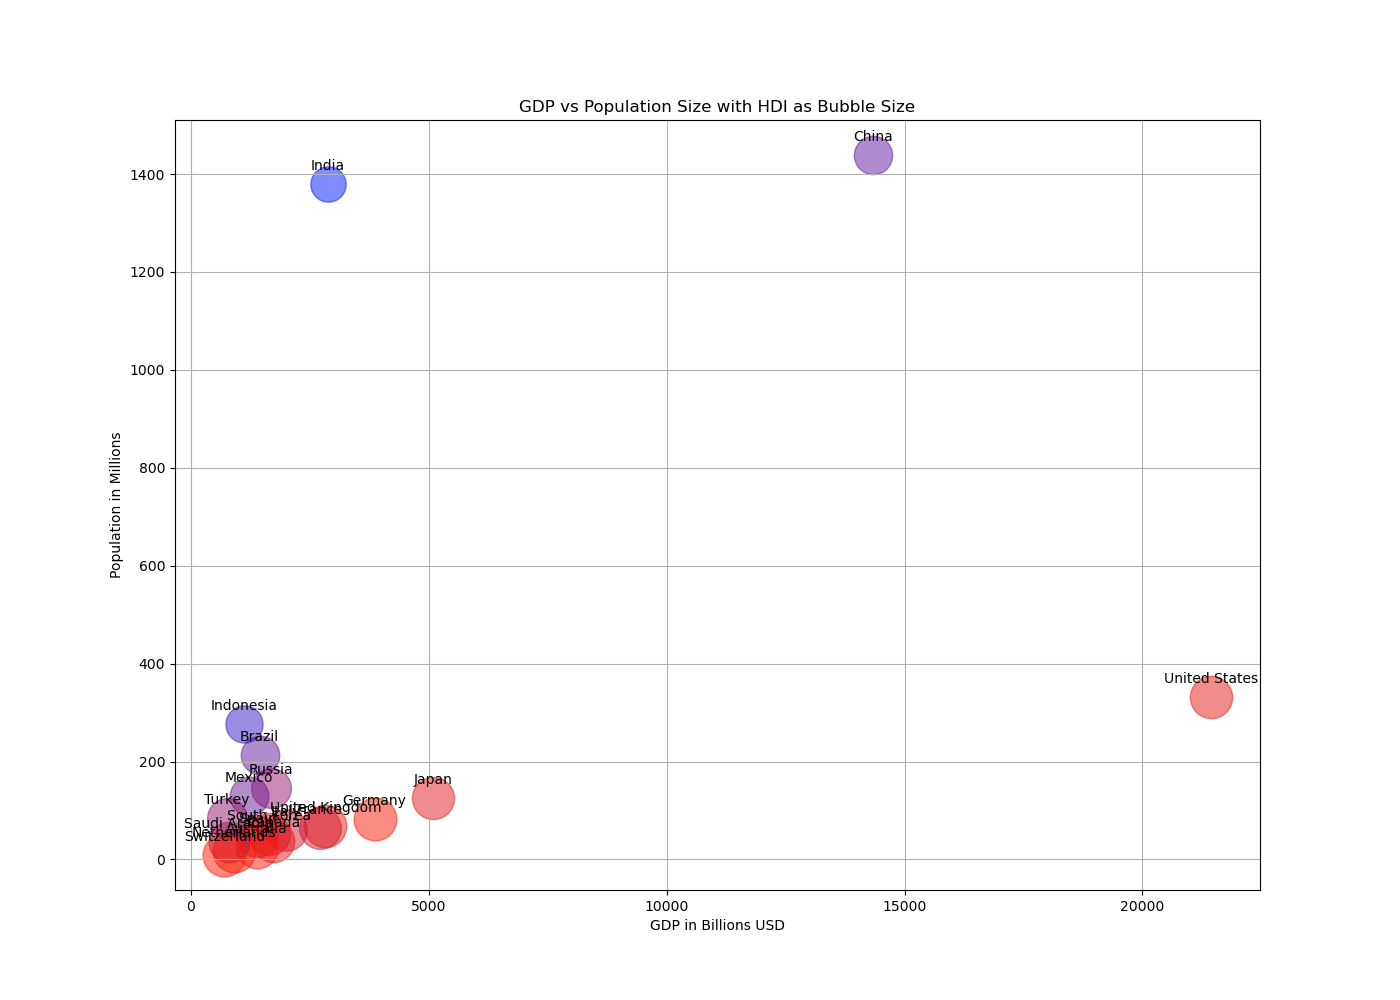

Recreate this plot in Python.

import matplotlib.pyplot as plt

# Data for plotting
countries = ["United States", "China", "Japan", "Germany", "India",
             "United Kingdom", "France", "Brazil", "Italy", "Canada",
             "Russia", "South Korea", "Spain", "Australia", "Mexico",
             "Indonesia", "Netherlands", "Saudi Arabia", "Turkey", "Switzerland"]
gdp = [21433, 14343, 5081, 3861, 2875, 2827, 2715, 1444, 2001, 1736,
       1690, 1650, 1394, 1390, 1217, 1119, 907, 793, 761, 703]  # in billions
population = [331, 1439, 126, 83, 1380, 68, 65, 213, 60, 38, 146, 52, 47, 25, 129, 276, 17, 35, 84, 9]  # in millions
hdi = [0.926, 0.761, 0.919, 0.947, 0.647, 0.932, 0.901, 0.765, 0.892, 0.929,
       0.824, 0.916, 0.904, 0.944, 0.779, 0.718, 0.944, 0.859, 0.820, 0.955]

# Convert HDI to a size for the plot, with an arbitrary scale factor
sizes = [h * 1000 for h in hdi]

# Create the Bubble Chart
plt.figure(figsize=(14, 10))
for i in range(len(countries)):
    plt.scatter(gdp[i], population[i], s=sizes[i], alpha=0.5,
                c=[(hdi[i]-min(hdi))/(max(hdi)-min(hdi)), 
                0.1, (1-(hdi[i]-min(hdi))/(max(hdi)-min(hdi)))])

plt.title('GDP vs Population Size with HDI as Bubble Size')
plt.xlabel('GDP in Billions USD')
plt.ylabel('Population in Millions')
plt.grid(True)

# Add country labels to bubbles
for i, country in enumerate(countries):
    plt.annotate(country, (gdp[i], population[i]), textcoords="offset points", 
                 xytext=(0, 10), ha='center')

plt.show()
